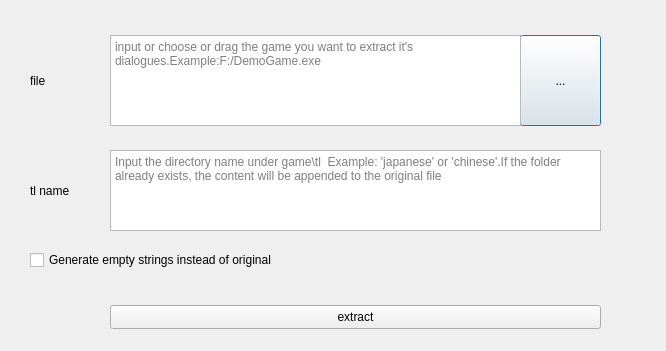
<?xml version="1.0" encoding="UTF-8"?>
<ui version="4.0">
 <class>ExtractionOfficialDialog</class>
 <widget class="QDialog" name="ExtractionOfficialDialog">
  <property name="geometry">
   <rect>
    <x>0</x>
    <y>0</y>
    <width>666</width>
    <height>351</height>
   </rect>
  </property>
  <property name="windowTitle">
   <string>Official Extraction</string>
  </property>
  <widget class="QPushButton" name="selectFileBtn">
   <property name="geometry">
    <rect>
     <x>520</x>
     <y>35</y>
     <width>81</width>
     <height>91</height>
    </rect>
   </property>
   <property name="text">
    <string notr="true">...</string>
   </property>
  </widget>
  <widget class="QLabel" name="label_8">
   <property name="geometry">
    <rect>
     <x>30</x>
     <y>160</y>
     <width>71</width>
     <height>61</height>
    </rect>
   </property>
   <property name="text">
    <string>tl name</string>
   </property>
   <property name="wordWrap">
    <bool>true</bool>
   </property>
  </widget>
  <widget class="QTextEdit" name="selectFileText">
   <property name="geometry">
    <rect>
     <x>110</x>
     <y>35</y>
     <width>411</width>
     <height>91</height>
    </rect>
   </property>
   <property name="toolTip">
    <string/>
   </property>
   <property name="placeholderText">
    <string>input or choose or drag the game you want to extract it's dialogues.Example:F:/DemoGame.exe</string>
   </property>
  </widget>
  <widget class="QPushButton" name="extractBtn">
   <property name="geometry">
    <rect>
     <x>110</x>
     <y>305</y>
     <width>491</width>
     <height>24</height>
    </rect>
   </property>
   <property name="text">
    <string>extract</string>
   </property>
  </widget>
  <widget class="QTextEdit" name="tlNameText">
   <property name="geometry">
    <rect>
     <x>110</x>
     <y>150</y>
     <width>491</width>
     <height>81</height>
    </rect>
   </property>
   <property name="placeholderText">
    <string>Input the directory name under game\tl  Example: 'japanese' or 'chinese'.If the folder already exists, the content will be appended to the original file</string>
   </property>
  </widget>
  <widget class="QLabel" name="label">
   <property name="geometry">
    <rect>
     <x>30</x>
     <y>50</y>
     <width>71</width>
     <height>61</height>
    </rect>
   </property>
   <property name="text">
    <string>file</string>
   </property>
   <property name="wordWrap">
    <bool>true</bool>
   </property>
  </widget>
  <widget class="QCheckBox" name="emptyCheckBox">
   <property name="geometry">
    <rect>
     <x>30</x>
     <y>250</y>
     <width>501</width>
     <height>20</height>
    </rect>
   </property>
   <property name="text">
    <string>Generate empty strings instead of original</string>
   </property>
  </widget>
 </widget>
 <resources/>
 <connections/>
</ui>
